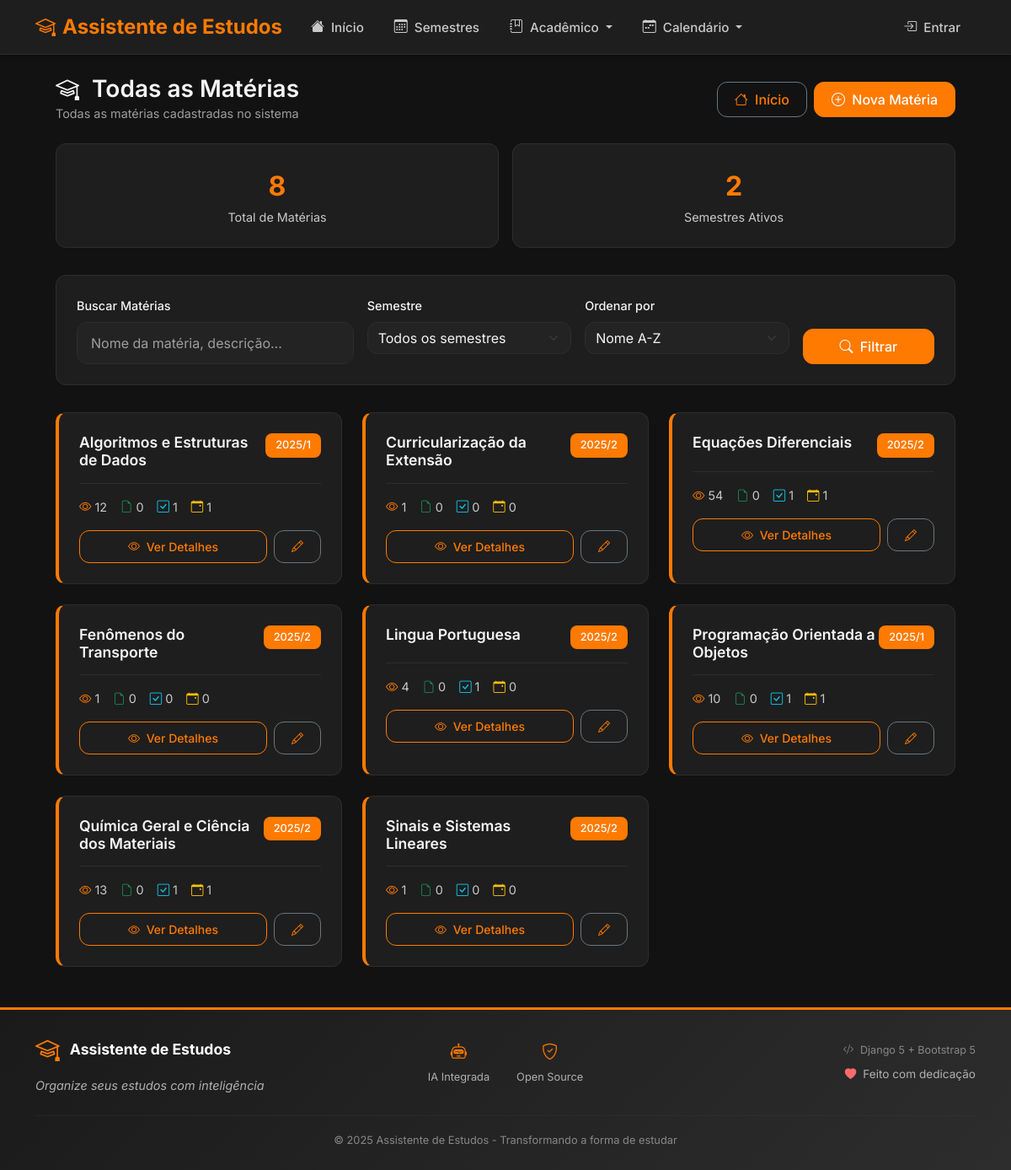
The page /academico/materias/ on the database its author committed.
### academico/models.py (models this page shows, shortened)
class Materia(models.Model):
    semestre = models.ForeignKey(Semestre, on_delete=models.CASCADE, related_name='materias', verbose_name='Semestre')
    nome = models.CharField('Nome', max_length=200)
    descricao = models.TextField('Descrição', blank=True)
    slug = models.SlugField('Slug', unique=True, max_length=200)
    contador_acessos = models.PositiveIntegerField('Contador de Acessos', default=0)
    ativo = models.BooleanField('Ativo', default=True)
    criado_em = models.DateTimeField('Criado em', auto_now_add=True)
    class Meta:
        verbose_name = 'Matéria'
        verbose_name_plural = 'Matérias'
        ordering = ['nome']

class Semestre(models.Model):
    PERIODO_CHOICES = [
        ('1', '1º Semestre'),
        ('2', '2º Semestre'),
        ('VERAO', 'Verão'),
        ('INVERNO', 'Inverno'),
    ]
    nome = models.CharField('Nome', max_length=100)
    ano = models.IntegerField('Ano')
    periodo = models.CharField('Período', max_length=10, choices=PERIODO_CHOICES)
    data_inicio = models.DateField('Data de Início')
    data_fim = models.DateField('Data de Término')
    ativo = models.BooleanField('Ativo', default=True)
    class Meta:
        verbose_name = 'Semestre'
        verbose_name_plural = 'Semestres'
        ordering = ['-ano', '-periodo']
        unique_together = ['ano', 'periodo']

### academico/views_extra.py (the view)
# urls.py: path('materias/', views_extra.materias_lista, name='materias_lista'),
def materias_lista(request):
    materias = Materia.objects.filter(ativo=True).select_related('semestre')
    busca = request.GET.get('busca', '').strip()
    semestre_id = request.GET.get('semestre', '')
    if busca:
        materias = materias.filter(
            Q(nome__icontains=busca) |
            Q(descricao__icontains=busca) |
            Q(semestre__nome__icontains=busca)
        )
    if semestre_id:
        materias = materias.filter(semestre_id=semestre_id)
    ordem = request.GET.get('ordem', 'nome')
    if ordem == 'acessos':
        materias = materias.order_by('-contador_acessos', 'nome')
    elif ordem == 'recente':
        materias = materias.order_by('-criado_em')
    else:  # nome
        materias = materias.order_by('nome')
    paginator = Paginator(materias, 12)
    page_number = request.GET.get('page')
    page_obj = paginator.get_page(page_number)
    semestres = Semestre.objects.filter(ativo=True).order_by('-ano', '-periodo')
    context = {
        'page_obj': page_obj,
        'semestres': semestres,
        'busca': busca,
        'semestre_selecionado': semestre_id,
        'ordem': ordem,
        'titulo_pagina': 'Todas as Matérias'
    }
    return render(request, 'academico/materias_lista.html', context)

### templates/academico/materias_lista.html (shortened to what this page needs)
{% extends 'base.html' %}
{% load static %}
{% block content %}
<div class="container-fluid px-4">
    <div class="d-flex justify-content-between align-items-center mb-4">
        <div>
            <h1 class="h3 mb-0">
                <i class="bi bi-mortarboard me-2"></i>
                {{ titulo_pagina }}
            </h1>
            <p class="text-muted mb-0">Todas as matérias cadastradas no sistema</p>
        </div>
        <div class="d-flex gap-2">
            <a href="{% url 'home' %}" class="btn btn-outline-secondary">
                <i class="bi bi-house me-1"></i>
                Início
            </a>
            <a href="{% url 'academico:materia_create' %}" class="btn btn-primary">
                <i class="bi bi-plus-circle me-1"></i>
                Nova Matéria
            </a>
        </div>
    </div>
    <div class="stats-cards">
        <div class="stat-card">
            <div class="stat-value">{{ page_obj.paginator.count }}</div>
            <div class="stat-label">Total de Matérias</div>
        </div>
        <div class="stat-card">
            <div class="stat-value">{{ semestres.count }}</div>
            <div class="stat-label">Semestres Ativos</div>
        </div>
    </div>
    <div class="search-filters">
        <form method="get" class="row g-3">
            <div class="col-md-4">
                <label for="busca" class="form-label">Buscar Matérias</label>
                <input type="search" class="form-control" id="busca" name="busca"
                       value="{{ busca }}" placeholder="Nome da matéria, descrição...">
            </div>
            <div class="col-md-3">
                <label for="semestre" class="form-label">Semestre</label>
                <select class="form-select" id="semestre" name="semestre">
                    <option value="">Todos os semestres</option>
                </select>
            </div>
            <div class="col-md-3">
                <label for="ordem" class="form-label">Ordenar por</label>
                <select class="form-select" id="ordem" name="ordem">
                    <option value="nome" {% if ordem == 'nome' %}selected{% endif %}>Nome A-Z</option>
                </select>
            </div>
            <div class="col-md-2 d-flex align-items-end">
                <button type="submit" class="btn btn-primary w-100">
                    <i class="bi bi-search me-1"></i>
                    Filtrar
                </button>
            </div>
        </form>
    </div>
    {% if page_obj.object_list %}
        <div class="row g-4">
            {% for materia in page_obj.object_list %}
                <div class="col-lg-4 col-md-6">
                    <div class="materia-card">
                        <div class="materia-header">
                            <h5 class="materia-title">{{ materia.nome }}</h5>
                            <span class="materia-semestre">{{ materia.semestre.nome }}</span>
                        </div>
                        <div class="materia-stats">
                            <div class="stat-item">
                                <i class="bi bi-eye text-primary"></i>
                                <span>{{ materia.contador_acessos }}</span>
                            </div>
                            <div class="stat-item">
                                <i class="bi bi-file-earmark text-success"></i>
                                <span>{{ materia.materiais.count }}</span>
                            </div>
                            <div class="stat-item">
                                <i class="bi bi-check-square text-info"></i>
                                <span>{{ materia.tarefas.count }}</span>
                            </div>
                            <div class="stat-item">
                                <i class="bi bi-calendar-event text-warning"></i>
                                <span>{{ materia.eventos.count }}</span>
                            </div>
                        </div>
                        <div class="d-flex gap-2 mt-3">
                            <a href="{% url 'academico:materia_detail' materia.slug %}"
                               class="btn btn-outline-primary btn-sm flex-fill">
                                <i class="bi bi-eye me-1"></i>
                                Ver Detalhes
                            </a>
                            <a href="{% url 'academico:materia_edit' materia.slug %}"
                               class="btn btn-outline-secondary btn-sm">
                                <i class="bi bi-pencil"></i>
                            </a>
                        </div>
                    </div>
                </div>
            {% endfor %}
        </div>
    {% endif %}
</div>
{% endblock %}

### templates/base.html (shortened to what this page needs)
{% load static %}
<!DOCTYPE html>
<html lang="pt-br">
<head>
    <link href="https://cdn.jsdelivr.net/npm/bootstrap@5.3.0/dist/css/bootstrap.min.css" rel="stylesheet">
    <link rel="stylesheet" href="https://cdn.jsdelivr.net/npm/bootstrap-icons@1.10.5/font/bootstrap-icons.css">
    <link rel="stylesheet" href="https://cdnjs.cloudflare.com/ajax/libs/font-awesome/6.4.0/css/all.min.css">
    <link rel="stylesheet" href="{% static 'css/theme-dark.css' %}">
    <link rel="stylesheet" href="{% static 'css/style.css' %}">
    </head>
<body>
    <nav class="navbar navbar-expand-lg navbar-dark sticky-top">
        <div class="container">
            <a class="navbar-brand d-flex align-items-center" href="{% url 'home' %}">
                <i class="bi bi-mortarboard me-2"></i>
                Assistente de Estudos
            </a>
            <div class="collapse navbar-collapse" id="navbarNav">
                <ul class="navbar-nav me-auto">
                    <li class="nav-item">
                        <a class="nav-link d-flex align-items-center" href="{% url 'home' %}">
                            <i class="bi bi-house-fill me-2"></i>
                            <span>Início</span>
                        </a>
                    </li>
                    <li class="nav-item">
                        <a class="nav-link d-flex align-items-center" href="{% url 'semestres_lista' %}">
                            <i class="bi bi-calendar3 me-2"></i>
                            <span>Semestres</span>
                        </a>
                    </li>
                    <li class="nav-item dropdown">
                        <a class="nav-link dropdown-toggle d-flex align-items-center" href="#" role="button" data-bs-toggle="dropdown">
                            <i class="bi bi-journal-bookmark me-2"></i>
                            <span>Acadêmico</span>
                        </a>
                    </li>
                    <li class="nav-item dropdown">
                        <a class="nav-link dropdown-toggle d-flex align-items-center" href="#" role="button" data-bs-toggle="dropdown">
                            <i class="bi bi-calendar-week me-2"></i>
                            <span>Calendário</span>
                        </a>
                    </li>
                </ul>
                <ul class="navbar-nav">
                    {% if user.is_authenticated %}
                        <li class="nav-item dropdown">
                            <a class="nav-link dropdown-toggle d-flex align-items-center" href="#" role="button" data-bs-toggle="dropdown">
                                <i class="bi bi-person-circle me-2"></i>
                                <span>{{ user.first_name|default:user.username }}</span>
                            </a>
                            <ul class="dropdown-menu">
                                <li>
                                    <a class="dropdown-item d-flex align-items-center" href="{% url 'admin:index' %}">
                                        <i class="bi bi-gear me-2"></i>
                                        <span>Admin</span>
                                    </a>
                                </li>
                                <li><hr class="dropdown-divider"></li>
                                <li>
                                    <a class="dropdown-item d-flex align-items-center" href="{% url 'logout' %}">
                                        <i class="bi bi-box-arrow-right me-2"></i>
                                        <span>Sair</span>
                                    </a>
                                </li>
                            </ul>
                        </li>
                    {% else %}
                        <li class="nav-item">
                            <a class="nav-link d-flex align-items-center" href="{% url 'login' %}">
                                <i class="bi bi-box-arrow-in-right me-2"></i>
                                <span>Entrar</span>
                            </a>
                        </li>
                    {% endif %}
                </ul>
            </div>
        </div>
    </nav>
    <main class="flex-grow-1">
        <div class="container mt-4">
            {% block content %}{% endblock %}
        </div>
    </main>
    <footer class="footer-dark mt-5">
        <div class="container py-4">
            <div class="row align-items-center">
                <div class="col-md-4">
                    <div class="footer-brand">
                        <i class="bi bi-mortarboard footer-icon"></i>
                        <span class="footer-title">Assistente de Estudos</span>
                    </div>
                    <p class="footer-subtitle">
                        Organize seus estudos com inteligência
                    </p>
                </div>
                <div class="col-md-4 text-center">
                    <div class="footer-stats">
                        <div class="footer-stat-item">
                            <i class="bi bi-robot"></i>
                            <span>IA Integrada</span>
                        </div>
                        <div class="footer-stat-item">
                            <i class="bi bi-shield-check"></i>
                            <span>Open Source</span>
                        </div>
                    </div>
                </div>
                <div class="col-md-4 text-md-end">
                    <div class="footer-tech">
                        <small class="footer-tech-text">
                            <i class="bi bi-code-slash me-1"></i>
                            Django 5 + Bootstrap 5
                        </small>
                        <div class="footer-love">
                            <i class="bi bi-heart-fill"></i>
                            <span>Feito com dedicação</span>
                        </div>
                    </div>
                </div>
            </div>
            <hr class="footer-divider">
            <div class="row">
                <div class="col-12 text-center">
                    <small class="footer-copyright">
                        © 2025 Assistente de Estudos - Transformando a forma de estudar
                    </small>
                </div>
            </div>
        </div>
    </footer>
</body>
</html>

### rows shown on the page
Materia: nome "Algoritmos e Estruturas de Dados", semestre.nome "2025/1", contador_acessos "12", materiais.count "0", tarefas.count "1", eventos.count "1"
Materia: nome "Curricularização da Extensão", semestre.nome "2025/2", contador_acessos "1", materiais.count "0", tarefas.count "0", eventos.count "0"
Materia: nome "Equações Diferenciais", semestre.nome "2025/2", contador_acessos "54", materiais.count "0", tarefas.count "1", eventos.count "1"
Materia: nome "Fenômenos do Transporte", semestre.nome "2025/2", contador_acessos "1", materiais.count "0", tarefas.count "0", eventos.count "0"
Materia: nome "Lingua Portuguesa", semestre.nome "2025/2", contador_acessos "4", materiais.count "0", tarefas.count "1", eventos.count "0"
Materia: nome "Programação Orientada a Objetos", semestre.nome "2025/1", contador_acessos "10", materiais.count "0", tarefas.count "1", eventos.count "1"
Materia: nome "Química Geral e Ciência dos Materiais", semestre.nome "2025/2", contador_acessos "13", materiais.count "0", tarefas.count "1", eventos.count "1"
Materia: nome "Sinais e Sistemas Lineares", semestre.nome "2025/2", contador_acessos "1", materiais.count "0", tarefas.count "0", eventos.count "0"

### other values the page prints
{{ titulo_pagina }} "Todas as Matérias"
{{ page_obj.paginator.count }} "8"
{{ semestres.count }} "2"
